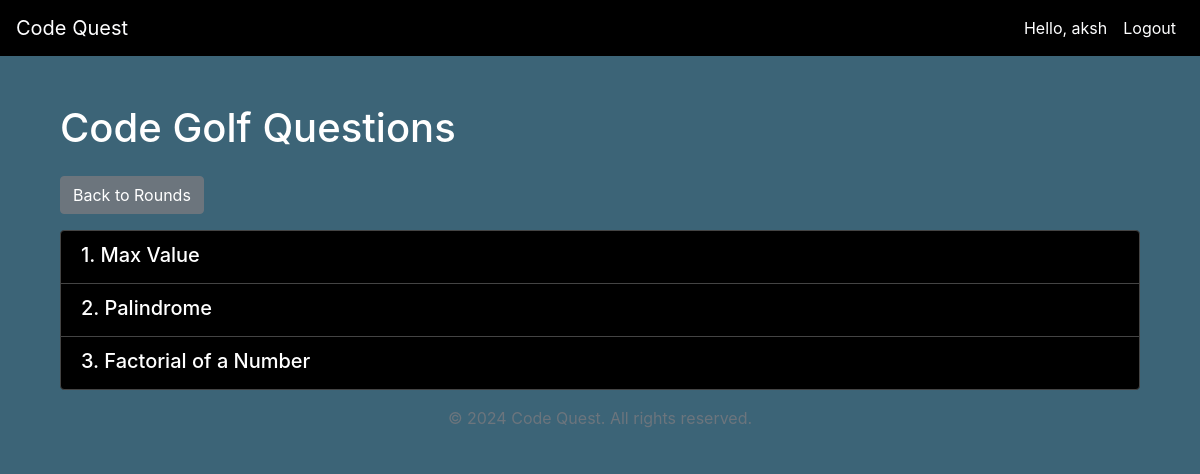
Screenshot of /round/2/ (signed in) with the database file from the repository.
### codestar/models.py (models this page shows, shortened)
class Round(models.Model):
    name = models.CharField(max_length=100)
    number = models.IntegerField()
    is_active = models.BooleanField(default=False)
    timer_duration = models.IntegerField(default=3600)  # Timer duration in seconds

class Question(models.Model):
    title = models.CharField(max_length=200)
    description = models.TextField()
    input_format = models.TextField()
    output_format = models.TextField()
    sample_input = models.TextField()
    sample_output = models.TextField()
    round = models.ForeignKey('Round', on_delete=models.CASCADE, related_name='questions')

### codestar/views.py (the view, shortened to what this page needs)
# urls.py: path('round/<int:round_id>/', views.round_questions, name='round_questions'),
@login_required
def round_questions(request, round_id):
    round = get_object_or_404(Round, id=round_id)
    questions = round.questions.all()
    solved_questions = Submission.objects.filter(
        user=request.user,
        question__round=round,
        is_correct=True
    ).values_list('question_id', flat=True)
    context = {
        'round': round,
        'questions': questions,
        'solved_questions': solved_questions,
    }
    return render(request, 'codestar/round_questions.html', context)

### templates/codestar/round_questions.html (shortened to what this page needs)
{% extends "base.html" %}
{% load static %}
{% block content %}
<div class="container mt-5">
    <h1 class="mb-4">{{ round.name }} Questions</h1>
    <a href="{% url 'home' %}" class="btn btn-secondary mb-3">Back to Rounds</a>
    {% if questions %}
        <div class="list-group">
            {% for question in questions %}
                <a href="#" class="list-group-item list-group-item-action question-link" data-question-id="{{ question.id }}">
                    <h5 class="mb-1">{{ question.title }}</h5>
                </a>
            {% endfor %}
        </div>
    {% else %}
        <div class="alert alert-info" role="alert">
            No questions available for this round at the moment.
        </div>
    {% endif %}
</div>
{% endblock %}

### templates/base.html (shortened to what this page needs)
<!DOCTYPE html>
{% load static %}
<html lang="en" dir="ltr">
  <head>
    {% block extra_head %}
    <link rel="stylesheet" href="https://cdnjs.cloudflare.com/ajax/libs/codemirror/5.62.0/codemirror.min.css">
    <link rel="stylesheet" href="https://cdnjs.cloudflare.com/ajax/libs/codemirror/5.62.0/theme/monokai.min.css">
    {% endblock %}
    <link rel="stylesheet" href="{% static 'css/home.css' %}">
    <link rel="stylesheet" href="https://maxcdn.bootstrapcdn.com/bootstrap/4.0.0/css/bootstrap.min.css">
  </head>
  <body>
    <nav class="navbar navbar-expand-lg navbar-light bg-light" id="main-nav">
      <a class="navbar-brand" href="{% url 'home' %}">Code Quest</a>
      <div class="collapse navbar-collapse" id="navbarNav">
        <div class="navbar-nav ml-auto">
          {% if user.is_authenticated %}
            <span class="nav-item nav-link">Hello, {{ user.username }}</span>
            <a class="nav-item nav-link" href="{% url 'logout' %}">Logout</a>
          {% else %}
            <a class="nav-item nav-link" href="{% url 'login' %}">Login</a>
            <a class="nav-item nav-link" href="{% url 'signup' %}">Sign Up</a>
          {% endif %}
        </div>
      </div>
    </nav>
    <div class="container mt-4">
      {% block content %}
      {% endblock %}
    </div>
    <footer class="footer mt-auto py-3 bg-light">
      <div class="container text-center">
        <span class="text-muted">© 2024 Code Quest. All rights reserved.</span>
      </div>
    </footer>
  </body>
</html>

### templates/base.html (style rules this page uses)
body { background-color: rgb(60, 100, 119); color: rgb(255, 255, 255); }
.container, .container-fluid { background-color: rgb(60, 100, 119); }
.navbar { background-color: #000000 !important; }
.navbar-light .navbar-brand, .navbar-light .navbar-nav .nav-link { color: rgb(254, 254, 255) !important; }
.card, .list-group-item { background-color: rgb(0, 0, 0); color: white; border-color: #444; }
.footer { background-color: rgb(60, 100, 119) !important; color: white; }

### rows the page displays
Round: name "Code Golf"
Question: title "1. Max Value"
Question: title "2. Palindrome"
Question: title "3. Factorial of a Number"

### other values shown
{{ user.username }} "aksh"
